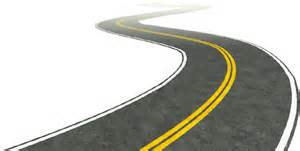
#> input picture acdemic_cv/playground/Python-OpenCV/basics/img/th.jpeg, 300 x 151 px
$ python t04_Transform.py
#> lines starting #> are read from the running program, lines starting #| are printed output that depends on the picture
import cv2
import numpy as np

img = cv2.imread('img/th.jpeg', 0)
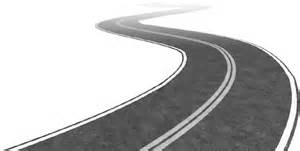
#> img: shape (151, 300); min 46, max 255, mean 187.6
rows, cols = img.shape
#> rows = 151; cols = 300

M = np.float32([[1, 0, 100], [0, 1, 50]])
dst = cv2.warpAffine(img, M, (cols, rows))
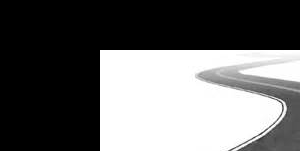
#> dst: shape (151, 300); min 0, max 255, mean 102.7
cv2.imshow('img', dst)
cv2.waitKey(0)
cv2.destroyAllWindows()

$ run again, with acdemic_cv/playground/Python-OpenCV/basics/img/cat.jpg copied over acdemic_cv/playground/Python-OpenCV/basics/img/th.jpeg
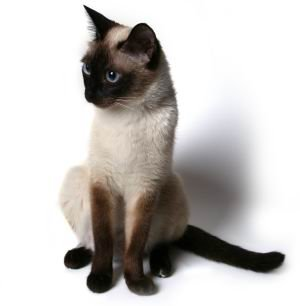
#> input picture acdemic_cv/playground/Python-OpenCV/basics/img/cat.jpg, 300 x 306 px
#> `img = cv2.imread('img/th.jpeg', 0)`:
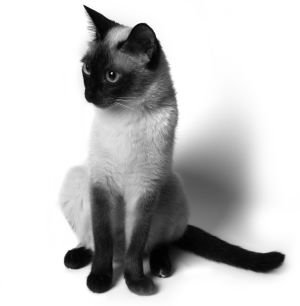
#> img: shape (306, 300); min 0, max 255, mean 194.7
#> `dst = cv2.warpAffine(img, M, (cols, rows))`:
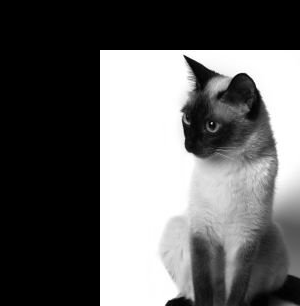
#> dst: shape (306, 300); min 0, max 255, mean 102.3
